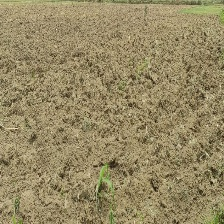
#> input picture Dataset/Trains/Alluvial soil/Alluvial soil__102.jpg, 224 x 224 px; its folder holds only this picture in this run
$ python Model2.py   (older library calls are emulated)
#> lines starting #> are read from the running program, lines starting #| are printed output that depends on the picture
import os
import cv2
import numpy as np
from skimage.feature import local_binary_pattern
from skimage.feature import graycomatrix, graycoprops
import pandas as pd
from sklearn.ensemble import RandomForestRegressor
from sklearn.model_selection import train_test_split
from sklearn.metrics import mean_squared_error
import joblib  # To save and load the model

# Step 1: Feature Extraction for NPK


def extract_features(image_path):
    image = cv2.imread(image_path)
#> image is the input picture: shape (224, 224, 3); mean B, G, R 100.1, 137, 150
    image = cv2.resize(image, (224, 224))

    # Compute mean and std for RGB channels
    mean_color = np.mean(image, axis=(0, 1))
#> mean_color = [100.1, 137, 150]
    std_color = np.std(image, axis=(0, 1))
#> std_color = [28.78, 29.7, 29.84]

    # Compute normalized RGB
    sum_rgb = np.sum(mean_color)
#> sum_rgb = 387
    norm_r = mean_color[2] / sum_rgb
#> norm_r = 0.387
    norm_g = mean_color[1] / sum_rgb
#> norm_g = 0.354
    norm_b = mean_color[0] / sum_rgb
#> norm_b = 0.259

    # Nitrogen indicator (G dominance)
    green_dominance = mean_color[1] > (mean_color[0] + mean_color[2]) / 2
#> green_dominance = True

    # Phosphorus indicator (Bluish soil)
    blue_ratio = mean_color[0] / (mean_color[1] + mean_color[2])
#> blue_ratio = 0.349

    # Potassium: Yellowish-Blue Ratio
    yellowish_blue_ratio = (
        (mean_color[2] + mean_color[1]) / 2) / mean_color[0]
#> yellowish_blue_ratio = 1.43

    # Texture Features
    gray = cv2.cvtColor(image, cv2.COLOR_BGR2GRAY)
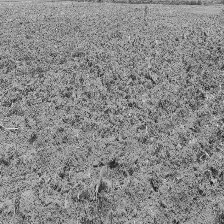
#> gray: shape (224, 224); min 19, max 243, mean 136.7

    # Local Binary Pattern (LBP)
    lbp = local_binary_pattern(gray, P=8, R=1, method="uniform")
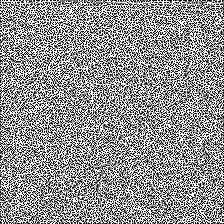
#> lbp: shape (224, 224) float64; min 0, max 9, mean 5.1; drawn with min black and max white
    lbp_hist, _ = np.histogram(
        lbp.ravel(), bins=np.arange(0, 10), density=True)
#> lbp_hist = [0.152, 0.114, 0.0541, 0.0473, 0.0451, 0.052, 0.0576, 0.106, 0.372]

    # GLCM (Gray Level Co-occurrence Matrix)
    glcm = graycomatrix(gray, distances=[1], angles=[
                        0], levels=256, symmetric=True, normed=True)
    glcm_contrast = graycoprops(glcm, "contrast")[0, 0]
#> glcm_contrast = 1127.7
    glcm_homogeneity = graycoprops(glcm, "homogeneity")[0, 0]
#> glcm_homogeneity = 0.0415
    glcm_entropy = -np.sum(glcm * np.log2(glcm + (glcm == 0)))
#> glcm_entropy = 13.4

    # Combine features
    features = {
        "mean_R": mean_color[2],
        "mean_G": mean_color[1],
        "mean_B": mean_color[0],
        "std_R": std_color[2],
        "std_G": std_color[1],
        "std_B": std_color[0],
        "norm_R": norm_r,
        "norm_G": norm_g,
        "norm_B": norm_b,
        "green_dominance": green_dominance,
        "blue_ratio": blue_ratio,
        "yellowish_blue_ratio": yellowish_blue_ratio,
        "lbp_hist": lbp_hist.tolist(),
        "glcm_contrast": glcm_contrast,
        "glcm_homogeneity": glcm_homogeneity,
        "glcm_entropy": glcm_entropy,
    }
    return features

# Step 2: Map Features to NPK Values


def predict_npk(features):
    # Enhanced feature-based prediction for NPK values

    # Nitrogen Prediction (Green dominance, more complex rule)
    if features["green_dominance"]:
        nitrogen = 75  # High nitrogen due to significant green
    elif features["mean_G"] > (features["mean_R"] + features["mean_B"]) / 2:
        nitrogen = 60  # Moderate nitrogen based on a threshold
    else:
        nitrogen = 40  # Low nitrogen

    # Phosphorus Prediction (Blue ratio)
    if features["blue_ratio"] > 0.8:
        phosphorus = 70  # High phosphorus due to bluish tint
    elif features["blue_ratio"] > 0.5:
        phosphorus = 50  # Moderate phosphorus
    else:
        phosphorus = 30  # Low phosphorus

    # Potassium Prediction (Yellowish-blue ratio)
    if features["yellowish_blue_ratio"] > 1.5:
        potassium = 60  # High potassium (due to more yellowish-blue)
    elif features["yellowish_blue_ratio"] > 1.0:
        potassium = 40  # Moderate potassium
    else:
        potassium = 20  # Low potassium

    return {"Nitrogen": nitrogen, "Phosphorus": phosphorus, "Potassium": potassium}

# Step 3: Process Dataset


def process_dataset(folder_path):
    feature_data = []

    for subfolder in sorted(os.listdir(folder_path)):
        subfolder_path = os.path.join(folder_path, subfolder)
        if os.path.isdir(subfolder_path):  # Check if it's a folder
            for file in os.listdir(subfolder_path):
                file_path = os.path.join(subfolder_path, file)
                if file.endswith((".jpg", ".png", ".jpeg")):
                    # Extract features
                    features = extract_features(file_path)
#> features = 16 items
                    npk_values = predict_npk(features)
#> npk_values = {'Nitrogen': 75, 'Phosphorus': 30, 'Potassium': 40}
                    features.update(npk_values)  # Add NPK to feature vector
                    features["soil_type"] = subfolder  # Add soil type as label
                    feature_data.append(features)
#> pass 2 of the loop in process_dataset, `for subfolder in sorted(os.listdir(folder_path)):`:
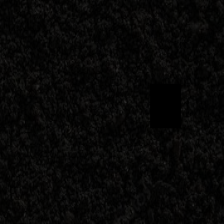
#> input picture Dataset/Trains/Black/Black__115.jpg, 224 x 224 px
#> in extract_features, image is the input picture: shape (224, 224, 3); mean B, G, R 6.9, 7.5, 7.7
#> mean_color = [6.91, 7.5, 7.7]
#> std_color = [5.17, 5.28, 5.36]
#> sum_rgb = 22.11
#> norm_r = 0.348
#> norm_g = 0.339
#> norm_b = 0.313
#> blue_ratio = 0.455
#> yellowish_blue_ratio = 1.1
#> in extract_features (call 2), `lbp = local_binary_pattern(gray, P=8, R=1, method="uniform")`:
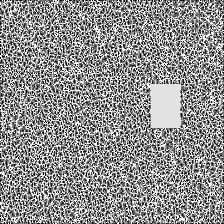
#> lbp: shape (224, 224) float64; min 0, max 9, mean 5.07; drawn with min black and max white
#> lbp_hist = [0.0501, 0.0818, 0.071, 0.122, 0.122, 0.102, 0.0846, 0.0886, 0.278]
#> glcm_contrast = 19.38
#> glcm_homogeneity = 0.296
#> glcm_entropy = 8.03

    return pd.DataFrame(feature_data)

# Step 4: Train a Model (Optional)


def train_model(train_df):
    # Prepare feature matrix and target labels
    X = train_df.drop(
        columns=["Nitrogen", "Phosphorus", "Potassium", "soil_type", "lbp_hist"])
    y = train_df[["Nitrogen", "Phosphorus", "Potassium"]]

    # Split the data
    X_train, X_val, y_train, y_val = train_test_split(
        X, y, test_size=0.2, random_state=42)

    # Train a Random Forest Regressor
    model = RandomForestRegressor()
    model.fit(X_train, y_train)

    # Validate the model
    predictions = model.predict(X_val)
    mse = mean_squared_error(y_val , predictions)
    print("Validation MSE:", mse)

    return model


# Step 5: Automate the Process
if __name__ == "__main__":
    train_dir = "Dataset/Trains"
    test_dir = "Dataset/Tests"

    # Process training and testing datasets
    train_df = process_dataset(train_dir)
#> train_df = table of 2 rows and 20 columns
    test_df = process_dataset(test_dir)
#> (the run stopped early here; a loop or call above may not have finished)
